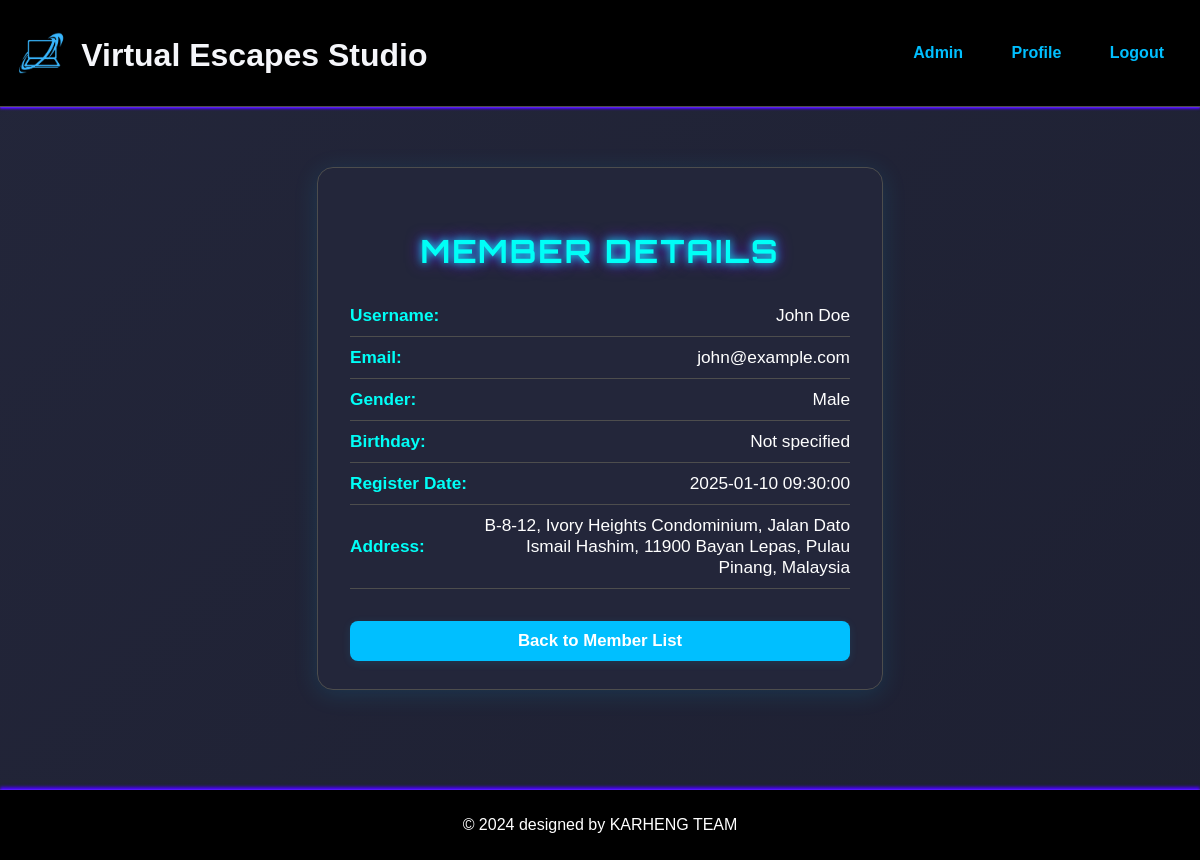
/member/member_detail.php?id=U00001 (signed in), run on the app's committed database.
### tables this page shows
CREATE TABLE `user` (
  `User_ID` char(6) NOT NULL,
  `Username` varchar(100) NOT NULL,
  `Gender` varchar(10) DEFAULT NULL,
  `Password` varchar(255) NOT NULL,
  `Birthday` date DEFAULT NULL,
  `Register_Date` datetime NOT NULL,
  `Email` varchar(100) NOT NULL,
  `Address` varchar(255) NOT NULL,
  `Status` varchar(20) NOT NULL DEFAULT 'Active'
);

### base.php (called while the page is built, shortened)
<?php
function getUserById($conn, $user_id) {
    $stmt = $conn->prepare("SELECT * FROM User WHERE User_ID = ?");
    $stmt->execute([$user_id]);
    return $stmt->fetch(PDO::FETCH_ASSOC);
}
?>

### member/member_detail.php (the view, shortened to what this page needs)
<?php
require_once '../base.php';
include '../includes/header.php';
include '../db.php';
$user_id = $_GET['id'];
$user = getUserById($conn, $user_id);
?>
<div class="member-details-container">
    <h2>Member Details</h2>
    <div class="member-details-row">
        <span class="member-details-label">Username:</span>
        <span class="member-details-value"><?= htmlspecialchars($user['Username']) ?></span>
    </div>
    <div class="member-details-row">
        <span class="member-details-label">Email:</span>
        <span class="member-details-value"><?= htmlspecialchars($user['Email']) ?></span>
    </div>
    <div class="member-details-row">
        <span class="member-details-label">Gender:</span>
        <span class="member-details-value"><?= htmlspecialchars($user['Gender'] ?? 'Not specified') ?></span>
    </div>
    <div class="member-details-row">
        <span class="member-details-label">Birthday:</span>
        <span class="member-details-value"><?= htmlspecialchars($user['Birthday'] ?? 'Not specified') ?></span>
    </div>
    <div class="member-details-row">
        <span class="member-details-label">Register Date:</span>
        <span class="member-details-value"><?= htmlspecialchars($user['Register_Date']) ?></span>
    </div>
    <div class="member-details-row">
        <span class="member-details-label">Address:</span>
        <span class="member-details-value"><?= htmlspecialchars($user['Address']) ?></span>
    </div>
    <a href="../member/member.php" class="member-details-back">Back to Member List</a>
</div>
<?php
include '../includes/footer.php';
?>

### data on the page
user: Username "John Doe", Email "john@example.com", Gender "Male", Birthday "Not specified", Register_Date "2025-01-10 09:30:00", Address "B-8-12, Ivory Heights Condominium, Jalan Dato Ismail Hashim, 11900 Bayan Lepas, Pulau Pinang, Malaysia"
